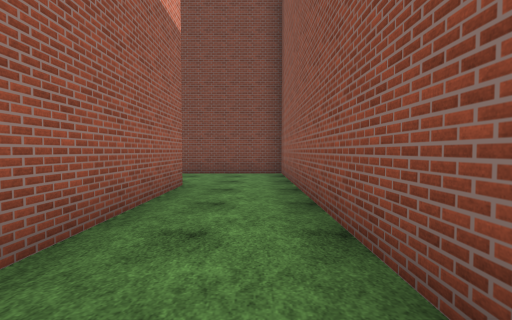
View 1 (above)

18 first-person views from a walk through a 3-D level made in the Unity game engine. The camera is 1.4 m above the floor, tilts 2° down and sees 90° across. The floor is counted in squares, 2 m on a side. Each view is taken from the middle of a square. On the plan, view 1 faces up. The plan holds only what a view shows up to about 9 squares ahead; the rest is blank. The place goes on beyond the plan. Surface patterns are stand-ins for the level's own textures.

View 2
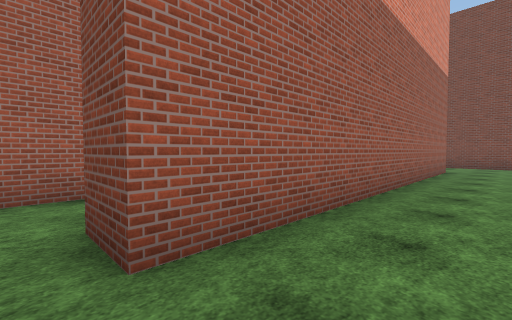

View 3
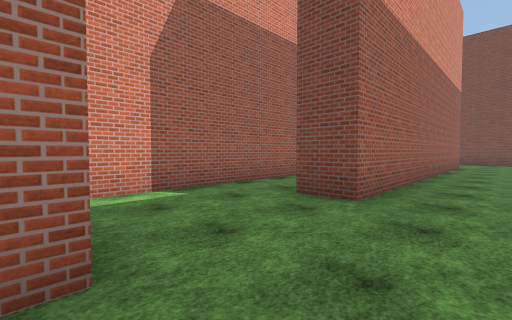

View 4
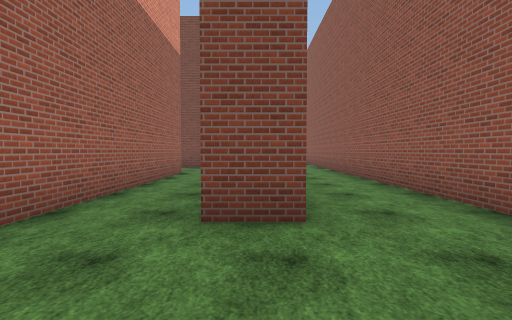

View 5
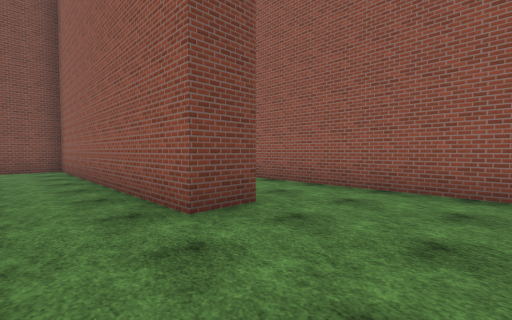

View 6
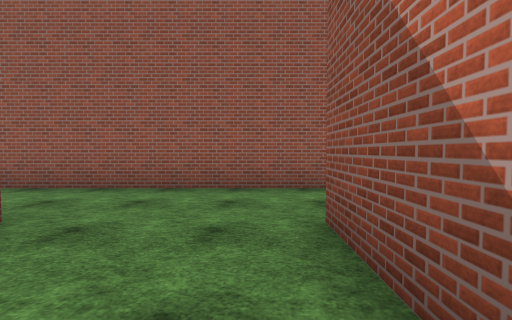

View 7
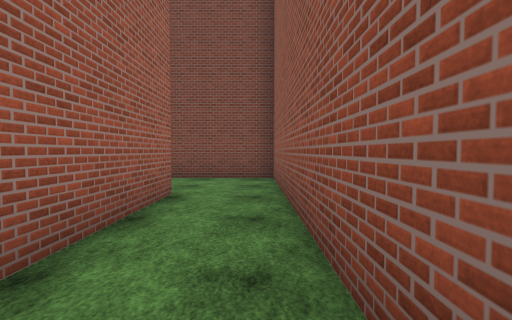

View 8
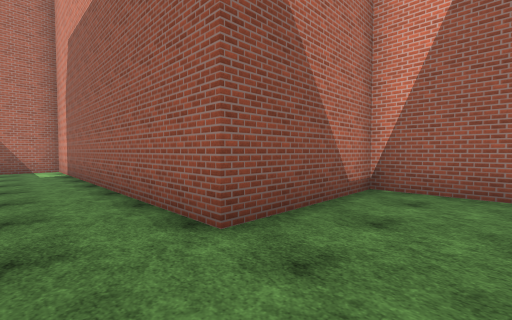

View 9
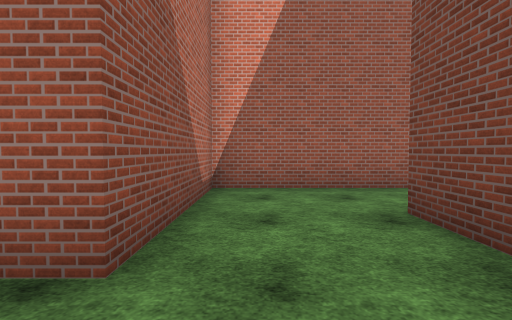

View 10
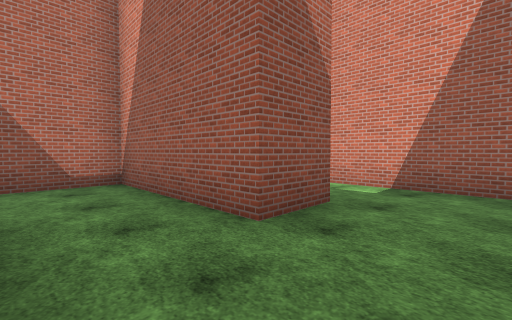

View 11
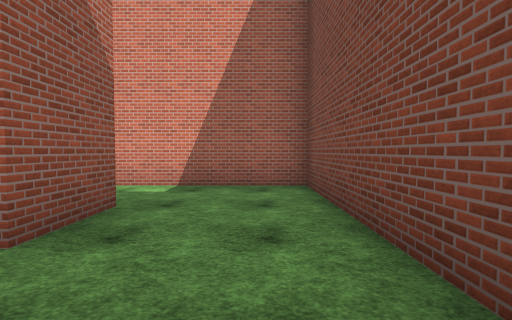

View 12
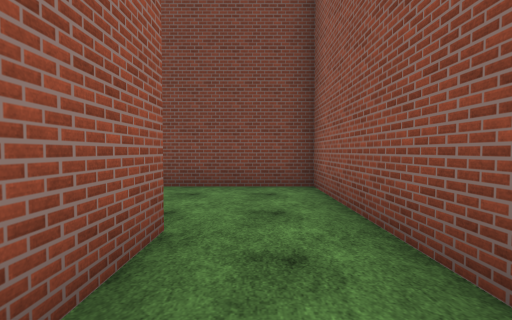

View 13
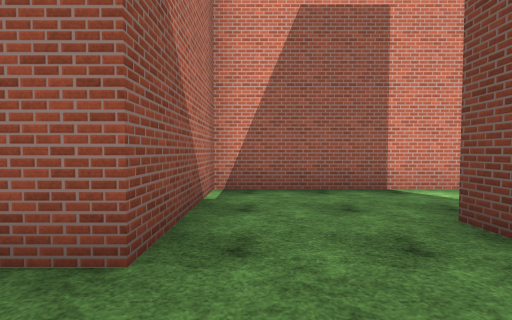

View 14
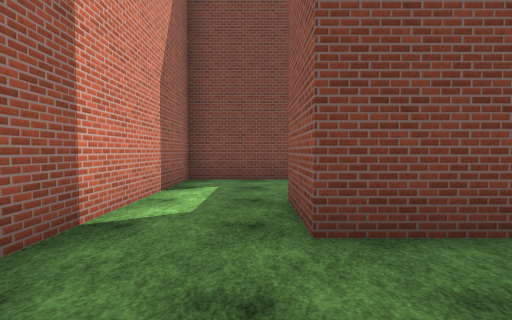

View 15
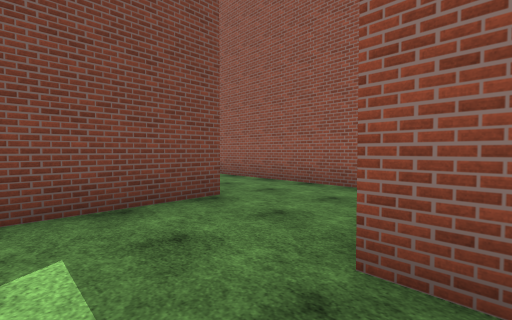

View 16
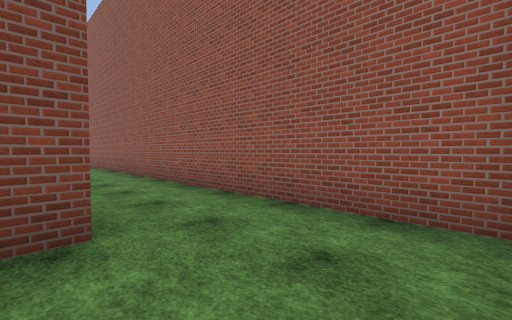

View 17
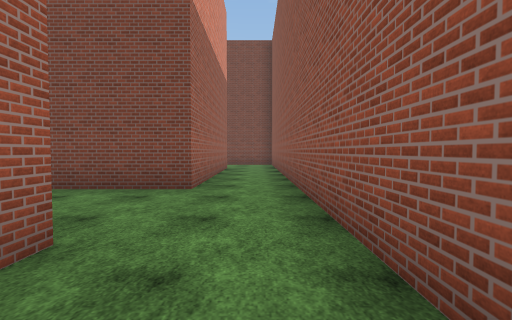

View 18
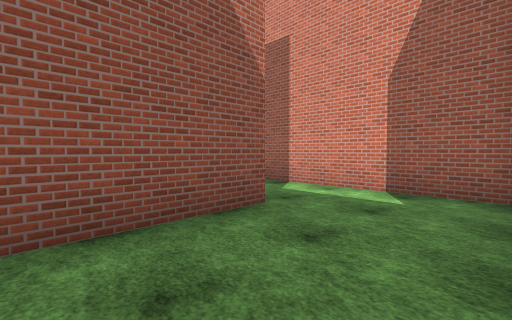

### Floor plan
Ten units are one square. View 1 is at (0, 0); x grows to the right and y downward. Boxes are objects, and circles mark ways between rooms. Rooms are numbered by the first view taken in them; rooms with no view inside come last. Other rooms are left out.
<svg viewBox="-117 -149 130 238">
<path fill="none" stroke="#000" d="M-44 -12 -44 77 -15 77 -15 81M-15 -52 -15 45 -25 45 -25 -37 -44 -37M8 84 8 -80 -16 -80M-59 -56 -59 -80 -76 -80M-59 -41 -59 -56M-44 -37 -59 -37M-78 -52 -78 -12 -44 -12M-16 -80 -25 -80 -25 -96M-47 -96 -47 -52 -15 -52M-15 -123 -47 -123 -47 -96M-15 -140 -15 -134M-25 -96 1 -96M8 -99 8 -144M-92 -52 -78 -52M-76 -80 -112 -80 -112 -56"/>
<circle cx="-50" cy="-25" r="3" fill="#2a7"/>
<circle cx="-20" cy="-65" r="3" fill="#2a7"/>
<circle cx="-65" cy="-45" r="3" fill="#2a7"/>
<circle cx="-85" cy="-65" r="3" fill="#2a7"/>
<circle cx="-35" cy="-85" r="3" fill="#2a7"/>
<text x="-10" y="10">1</text>
<text x="-70" y="-70">2</text>
<text x="-60" y="-30">3</text>
<text x="-30" y="-70">4</text>
<text x="-20" y="-120">5</text>
<text x="-100" y="-70">6</text>
</svg>
Room 1 opens to room 3. Room 1 opens to room 4. Room 2 opens to room 3. Room 2 opens to room 6. Room 4 opens to room 5.

Where each view was taken, in squares from view 1:
view 1: 0 up, 0 right, facing up
view 2: 5 down, 0 right, facing up-left
view 3: 8 down, 0 right, facing up-left
view 4: 7 down, 2 left, facing up
view 5: 7 down, 4 left, facing up-right
view 6: 7 down, 4 left, facing right
view 7: 3 down, 3 left, facing up
view 8: 3 up, 3 left, facing down-left
view 9: 2 up, 3 left, facing left
view 10: 7 up, 6 left, facing down-left
view 11: 7 up, 6 left, facing left
view 12: 3 up, 7 left, facing up
view 13: 6 up, 0 right, facing left
view 14: 6 up, 3 left, facing up
view 15: 9 up, 4 left, facing up-right
view 16: 10 up, 2 left, facing up-right
view 17: 12 up, 0 right, facing up
view 18: 12 up, 0 right, facing down-left
